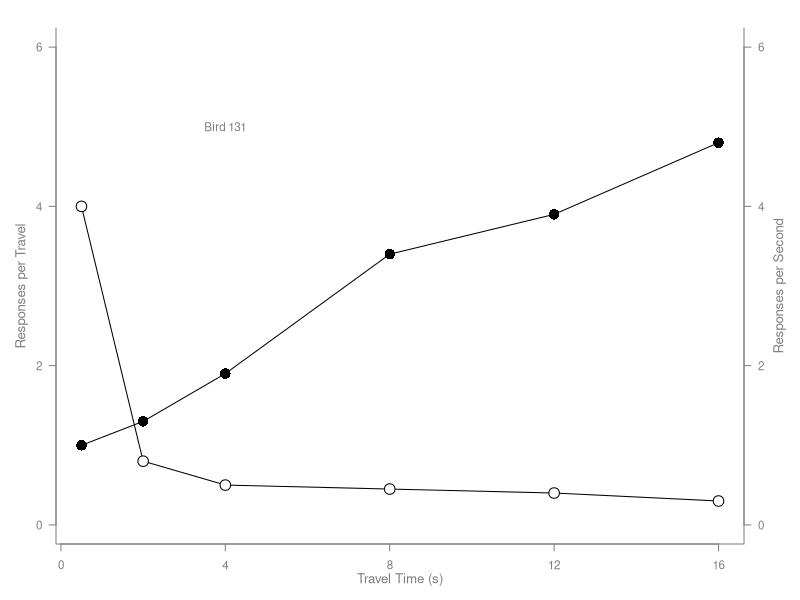
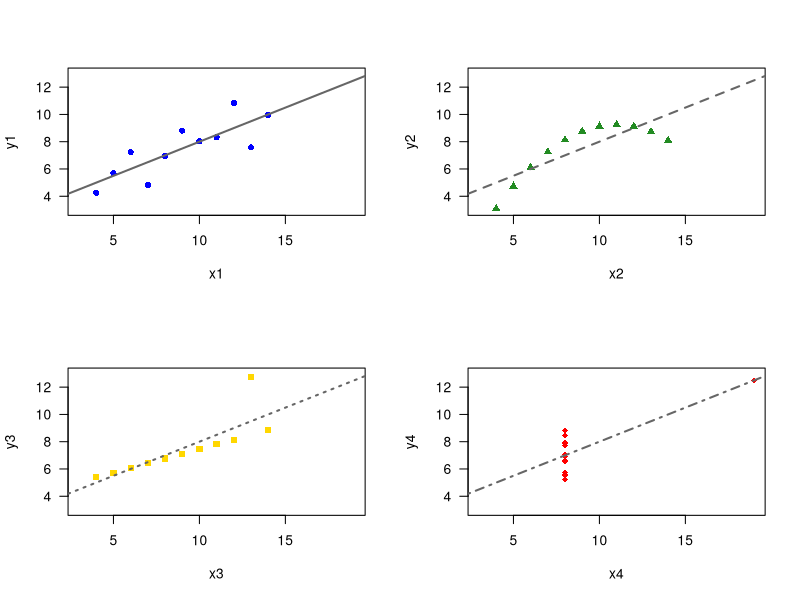

Generate these figures, in order, with R: (Note: this script raises an error after producing the figures.)
## ---- chunk 1
#| label: fig-bird131
#| fig-cap: "Bird 131 (Murrell, R Graphics)."
#| fig-width: 7
#| fig-height: 5

# Data: travel time (x) and two response measures (y1, y2).
x  <- c(0.5, 2, 4, 8, 12, 16)
y1 <- c(1, 1.3, 1.9, 3.4, 3.9, 4.8)
y2 <- c(4, .8, .5, .45, .4, .3)

# Horizontal axis labels, margins (bottom, left, top, right) and smaller text.
# The right margin is bigger to fit a second y axis.
par(las = 1, mar = c(4, 4, 2, 4), cex = .7)

# Opens an empty plot. Nothing is drawn yet.
plot.new()

# Sets the x and y ranges. Nothing is drawn yet.
plot.window(range(x), c(0, 6))

# Draws the line for y1.
lines(x, y1)

# Draws the line for y2.
lines(x, y2)

# Adds black filled points to y1 (pch = 16), twice the size (cex = 2).
points(x, y1, pch = 16, cex = 2)

# Adds open points to y2 (pch = 21) with a white inside (bg).
# Filled and open points show the two series without a legend.
points(x, y2, pch = 21, bg = "white", cex = 2)

# From here on, axes and labels are gray, so the data stands out.
par(col = "gray50", fg = "gray50", col.axis = "gray50")

# x axis at the bottom (side 1).
axis(1, at = seq(0, 16, 4))

# y axis on the left (side 2).
axis(2, at = seq(0, 6, 2))

# y axis on the right (side 4).
axis(4, at = seq(0, 6, 2))

# Frame around the plot, open at the top ("u" shape).
box(bty = "u")

# x axis title, in the bottom margin.
mtext("Travel Time (s)", side = 1, line = 2, cex = 0.8)

# Left y axis title; las = 0 makes it vertical.
mtext("Responses per Travel", side = 2, line = 2, las = 0, cex = 0.8)

# Right y axis title, also vertical.
mtext("Responses per Second", side = 4, line = 2, las = 0, cex = 0.8)

# Label inside the plot, at x = 4 and y = 5.
text(4, 5, "Bird 131")

# Resets margins and colors to the default.
par(mar = c(5.1, 4.1, 4.1, 2.1), col = "black", fg = "black",
    col.axis = "black")

## ---- chunk 2
# Fit one linear regression for each of the four sets.
lm1 <- lm(y1 ~ x1, data = anscombe)
lm2 <- lm(y2 ~ x2, data = anscombe)
lm3 <- lm(y3 ~ x3, data = anscombe)
lm4 <- lm(y4 ~ x4, data = anscombe)
## ---- chunk 3
#| label: fig-anscombe
#| fig-cap: "Anscombe's quartet: same regression line, four different patterns."
#| fig-width: 8
#| fig-height: 8

# Four plots on one page: 2 rows, 2 columns.
par(mfrow = c(2, 2))

# Set 1: blue circles, solid line.
plot(anscombe$x1, anscombe$y1, col = "blue", pch = 16,
     xlim = c(3, 19), ylim = c(3, 13), xlab = "x1", ylab = "y1")
abline(lm1, col = "gray40", lty = 1, lwd = 2)

# Set 2: green triangles, dashed line.
plot(anscombe$x2, anscombe$y2, col = "forestgreen", pch = 17,
     xlim = c(3, 19), ylim = c(3, 13), xlab = "x2", ylab = "y2")
abline(lm2, col = "gray40", lty = 2, lwd = 2)

# Set 3: yellow squares, dotted line.
plot(anscombe$x3, anscombe$y3, col = "gold", pch = 15,
     xlim = c(3, 19), ylim = c(3, 13), xlab = "x3", ylab = "y3")
abline(lm3, col = "gray40", lty = 3, lwd = 2)

# Set 4: red diamonds, dot-dash line.
plot(anscombe$x4, anscombe$y4, col = "red", pch = 18,
     xlim = c(3, 19), ylim = c(3, 13), xlab = "x4", ylab = "y4")
abline(lm4, col = "gray40", lty = 4, lwd = 2)

# Back to one plot per page.
par(mfrow = c(1, 1))
## ---- chunk 4
#| label: fig-tuned
#| fig-width: 7
#| fig-height: 6

lm1 <- lm(y1 ~ x1, data = anscombe)

windowsFonts(Garamond = windowsFont("Garamond"))
par(mfrow = c(1, 1), family = "Garamond")

plot(anscombe$x1, anscombe$y1, xlab = "x1", ylab = "y1",
     main = "Anscombe's Set 1",
     col = "darkblue", pch = "E", cex = 1.3,
     col.main = "darkblue", col.lab = "gray30", col.axis = "gray30")
abline(lm1, col = "firebrick", lwd = 2)
